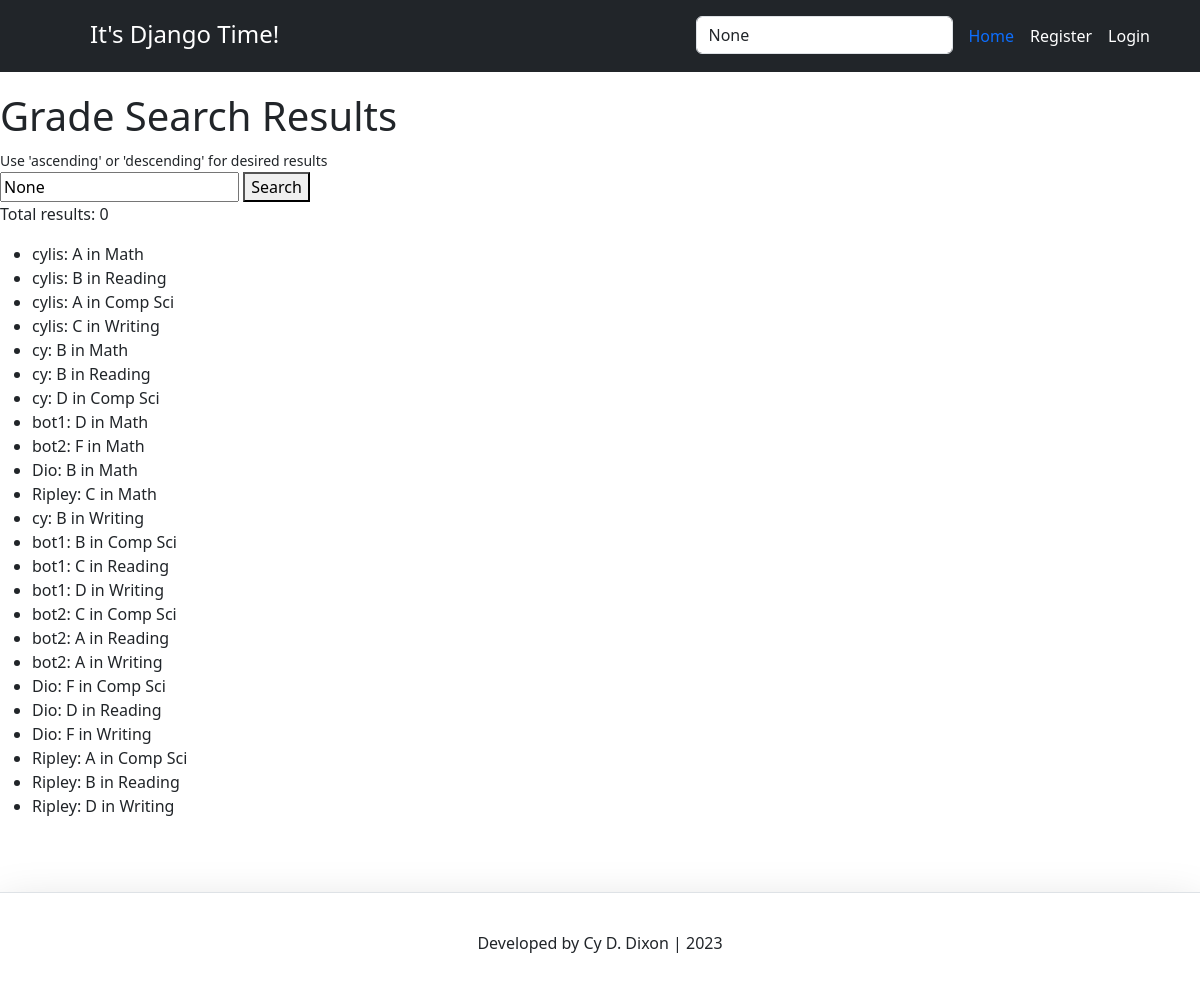
The app's page /search/ with its own data.
### account/models.py (models this page shows, shortened)
class Grade(models.Model):
	student = models.ForeignKey(Account, on_delete=models.CASCADE)
	letter_grade = models.CharField(max_length=1, default="N")
	subject = models.CharField(max_length=50, default="null")
	percent = models.DecimalField(max_digits=5, decimal_places=2, default=00.00)
	def __str__(self):
		return self.student.username + ": " + self.letter_grade + " in " + self.subject

class Account(AbstractBaseUser):
	email 					= models.EmailField(verbose_name="email", max_length=60, unique=True)
	username 				= models.CharField(max_length=30, unique=True)
	date_joined				= models.DateTimeField(verbose_name='date joined', auto_now_add=True)
	last_login				= models.DateTimeField(verbose_name='last login', auto_now=True)
	is_admin				= models.BooleanField(default=False)
	is_active				= models.BooleanField(default=True)
	is_staff				= models.BooleanField(default=False)
	is_superuser			= models.BooleanField(default=False)
	USERNAME_FIELD = 'email'
	REQUIRED_FIELDS = ['username']
	objects = MyAccountManager()

### account/views.py (the view)
# urls.py: path('search/', search_results, name='search_results'),
def search_results(request):
	query = request.GET.get('query')
	if query:
		results = Grade.objects.filter(letter_grade__icontains=query).order_by('letter_grade')
		combined_results = list(results)
		num_results = len(combined_results)
		if query == 'ascending':
			combined_results = Grade.objects.all().order_by('letter_grade')
			num_results = len(combined_results)
		if query == 'descending':
			combined_results = Grade.objects.all().order_by('-letter_grade')
			num_results = len(combined_results)
	else:
		combined_results = Grade.objects.all()
		num_results = 0
	return render(request, 'search_results.html', {'results': combined_results, 'query': query, 'num_results': num_results })

### account/templates/search_results.html
{% extends 'base.html' %}
{% load static %}
{% block content %}
<h1>Grade Search Results</h1>
<small>Use 'ascending' or 'descending' for desired results</small>
<form action="{% url 'search_results' %}" method="GET">
    <input type="text" name="query" placeholder="Search..." value="{{ query }}">
    <button type="submit">Search</button>
</form>
<p>Total results: {{ num_results }}</p>
<ul>
    {% for item in results %}
        <li>{{ item }}</li>
    {% empty %}
        <li>No results found</li>
    {% endfor %}
</ul>
{% endblock content %}

### templates/snippets/base_css.html (style rules this page uses)
body { background-color: #F5F5F5; }

### records on screen
Grade: student+letter_grade+subject "cylis: A in Math"
Grade: student+letter_grade+subject "cylis: B in Reading"
Grade: student+letter_grade+subject "cylis: A in Comp Sci"
Grade: student+letter_grade+subject "cylis: C in Writing"
Grade: student+letter_grade+subject "cy: B in Math"
Grade: student+letter_grade+subject "cy: B in Reading"
Grade: student+letter_grade+subject "cy: D in Comp Sci"
Grade: student+letter_grade+subject "bot1: D in Math"
Grade: student+letter_grade+subject "bot2: F in Math"
Grade: student+letter_grade+subject "Dio: B in Math"
Grade: student+letter_grade+subject "Ripley: C in Math"
Grade: student+letter_grade+subject "cy: B in Writing"
Grade: student+letter_grade+subject "bot1: B in Comp Sci"
Grade: student+letter_grade+subject "bot1: C in Reading"
Grade: student+letter_grade+subject "bot1: D in Writing"
Grade: student+letter_grade+subject "bot2: C in Comp Sci"
Grade: student+letter_grade+subject "bot2: A in Reading"
Grade: student+letter_grade+subject "bot2: A in Writing"
Grade: student+letter_grade+subject "Dio: F in Comp Sci"
Grade: student+letter_grade+subject "Dio: D in Reading"
Grade: student+letter_grade+subject "Dio: F in Writing"
Grade: student+letter_grade+subject "Ripley: A in Comp Sci"
Grade: student+letter_grade+subject "Ripley: B in Reading"
Grade: student+letter_grade+subject "Ripley: D in Writing"

### other values on screen
{{ num_results }} "0"
